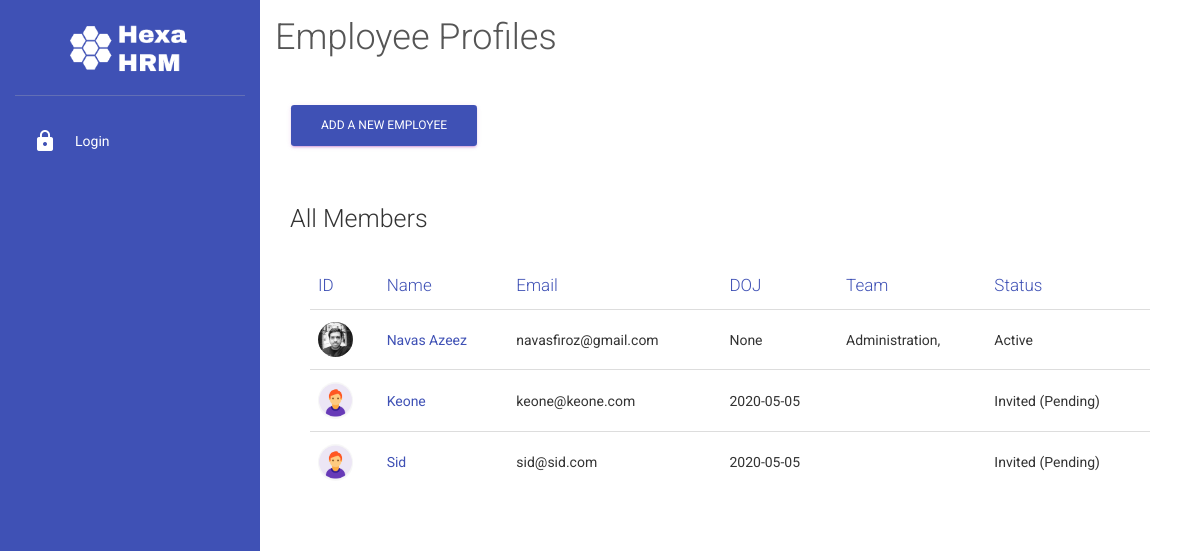
/employees/, run on the app's committed database.
### main.py (models this page shows)
class User(db.Model):
    id = db.Column(db.Integer, primary_key=True)
    name = db.Column(db.String, nullable=False)
    email = db.Column(db.String,nullable=False)
    phone = db.Column(db.String)
    whatsapp = db.Column(db.Boolean)
    title = db.Column(db.String)
    role = db.Column(db.Integer)
    annual_leaves = db.Column(db.Integer)
    password = db.Column(db.String)
    dob = db.Column(db.Date)
    blood_group = db.Column(db.String)
    doj = db.Column(db.Date)
    pay = db.Column(db.Integer)
    address = db.Column(db.String)
    secondary_contact_name = db.Column(db.String)
    secondary_contact_relation = db.Column(db.String)
    secondary_contact_phone = db.Column(db.String)
    origin_country = db.Column(db.String)
    diet_type = db.Column(db.Integer)
    drinking = db.Column(db.Boolean)
    marital_status = db.Column(db.Integer)
    dp = db.Column(db.String)
    leaves = db.relationship("Leave", cascade="all,delete", backref="requested_by")
    leading = db.relationship("Team_leads", cascade="all,delete", backref="manager")
    member_of = db.relationship("Team_members", cascade="all,delete", backref="members")
    actioned_leaves = db.relationship("Leave_action", cascade="all,delete", backref="actioned_by")
    logs = db.relationship("Activity_log",backref="activity_by")
    token = db.relationship("Access_token", cascade="all,delete", backref="user")

class Team_members(db.Model):
    id = db.Column(db.Integer, primary_key=True)
    user_id = db.Column(db.Integer, db.ForeignKey("user.id"))
    team_id = db.Column(db.Integer, db.ForeignKey("team.id"))

class Team(db.Model):
    id = db.Column(db.Integer, primary_key=True)
    name = db.Column(db.String, nullable=False)
    description = db.Column(db.String)
    members = db.relationship("Team_members", cascade="all,delete", backref="team")
    leads = db.relationship("Team_leads", cascade="all,delete", backref="team")

### main.py (the view, shortened to what this page needs)
@app.route('/employees/', methods=["GET","POST"])
def employees():
    all_team= Team.query.all()
    all_users = User.query.all()
    if request.method == "GET":
        return render_template("employees.html", teams=all_team, users=all_users)

### main.py (called while the page is built)
@app.before_request
def before_request():
    g.user = None
    if "uid" in session:
        login_user = User.query.get(session["uid"])
        if login_user and bcrypt.check_password_hash(session["sk"], login_user.name):
            g.user = login_user

### templates/employees.html (shortened to what this page needs)
{% extends "template.html" %}
{% block heading %}
<h2>Employee Profiles</h2>
{% endblock %}
{% block content %}
<button type="button" class="btn btn-primary" data-toggle="modal" data-target="#add-employee">
  Add a new Employee
</button>
</div>
<div class="col-md-12">
  <div class="card">
    <h3>All Members</h3>
    <div class="card-body">
      <div class="table-responsive">
        <table class="table">
          <thead class=" text-primary">
            <tr><th>ID</th>
            <th>Name</th>
            <th>Email</th>
            <th>DOJ</th>
            <th>Team</th>
            <th>Status</th>
          </tr></thead>
          <tbody>
            {% for user in users%}
            <tr>
              <td>
                  {% if user.dp %}
                  <img class="img nav-icon" src="/static/img/users/{{user.dp}}">
                  {% else %}
                  <img class="img nav-icon" src="/static/img/users/default.png">
                  {% endif %}
              </td>
              <td>
                <a href="/profile/{{user.id}}">{{user.name}}</a>
              </td>
              <td>
                {{user.email}}
              </td>
              <td>
                {{user.doj}}
              </td>
              <td>
              {% if user.member_of[0] %}
                {% for memeber in user.member_of %}
                  {{memeber.team.name}},
                {% endfor %}
              {% endif %}
              </td>
              <td>
                {% if user.password %}
                Active
                {% else %}
                Invited (Pending)
                {% endif %}
              </td>
            </tr>
            {% endfor %}
          </tbody>
        </table>
      </div>
    </div>
  </div>
</div>
{% endblock %}

### static/css/custom.css (style rules this page uses)
body { background-color: #fff; font-weight: 400; }
.card, .card-profile .card-avatar { box-shadow: none !important; }
img.img.nav-icon { max-width: 35px; border-radius: 100%; }

### data on the page
User: dp (picture), name "Navas Azeez", email "navasfiroz@gmail.com", doj "None", shows "Active"
Team_members: team.name "Administration"
User: name "Keone", email "keone@keone.com", doj "2020-05-05", shows "Invited (Pending)"
User: name "Sid", email "sid@sid.com", doj "2020-05-05", shows "Invited (Pending)"
